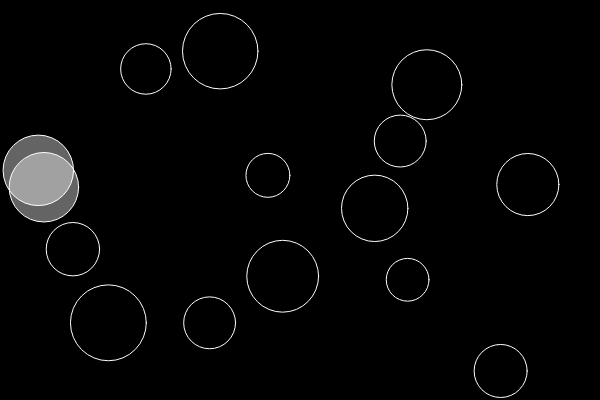
Frame 1 (no input)
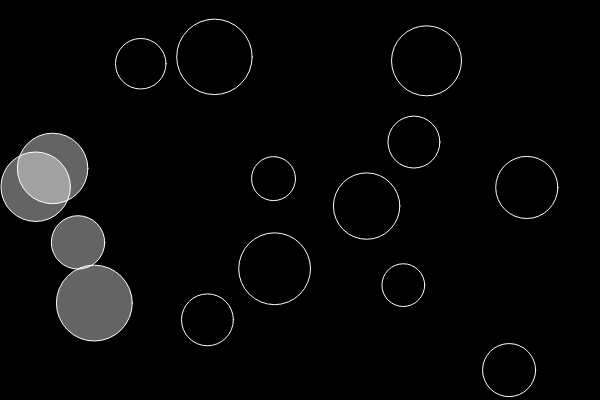
Frame 60 (no input)
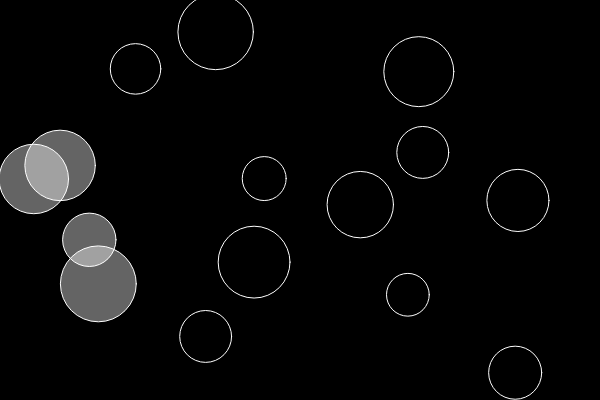
Frame 120 (the mouse pressed at the canvas centre since frame 60)

The p5.js sketch that drew these frames (run headless with seeded random() and noise() and a simulated clock; from frame 60 on, the mouse is pressed at the canvas centre):

// p5.js sketch
// ── sketch.js
var particles = [];


function setup() {
  createCanvas(600, 400);
  for (var i = 0; i < 15; i++) {
    particles.push(new Particle(random(width), random(height), random(20, 40)));
  }
}

function draw() {
  background(0);

  for (var i = 0; i < particles.length; i++) {
    particles[i].update();
    for (var j = 0; j < particles.length; j++) {
       if (particles[i] != particles[j]) {
         if (particles[i].overlaps(particles[j])) {
           particles[i].change(); 
         }
       }
    }
    particles[i].display();
  }
}

// ── particle.js
function Particle(x_, y_, r_) {
  this.x = x_;
  this.y = y_;
  this.r = r_;
  this.col = 0;

  this.display = function() {
    stroke(255);
    fill(this.col,100);
    ellipse(this.x, this.y, this.r*2, this.r*2);
  }
  
  this.change = function() {
    this.col = 255;
  }
  
  this.update = function() {
    this.x += random(-2,2); 
    this.y += random(-2,2); 
    this.col = 0;
  }

  this.overlaps = function(other) {
    var d = dist(this.x, this.y, other.x, other.y);
    if (d < this.r + other.r) {
      return true;
    } else {
      return false;
    }
  }
}
